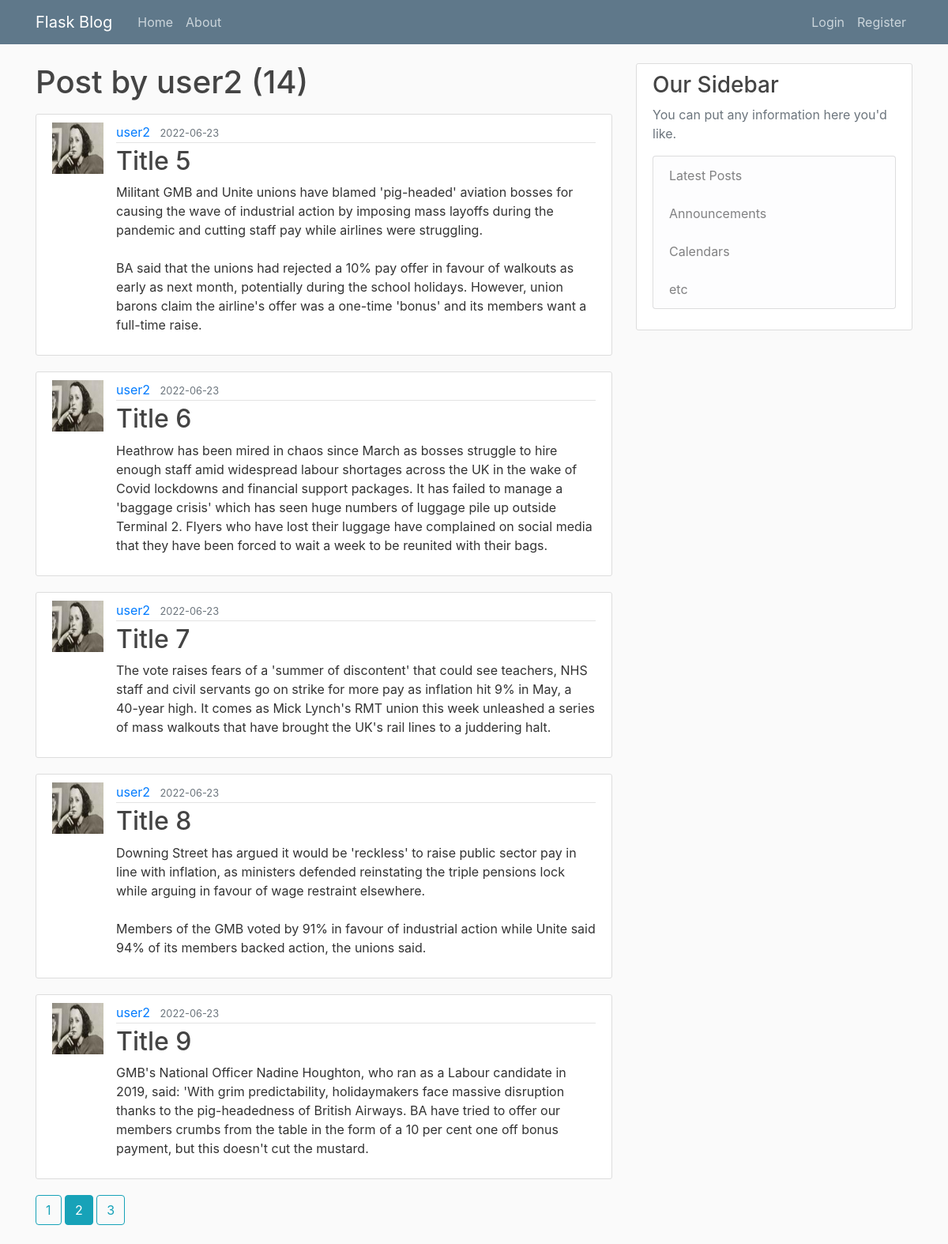
Screenshot of /user/user2?page=2 with the database file from the repository.
### flaskblog/models.py (models this page shows, shortened)
class User(db.Model, UserMixin):
    id = db.Column(db.Integer, primary_key=True)
    username = db.Column(db.String(20), unique=True, nullable=False)
    email = db.Column(db.String(120), unique=True, nullable=False)
    image_file = db.Column(db.String(20), nullable=False, default='default.jpg')
    password = db.Column(db.String(60), nullable=False)
    posts = db.relationship('Post', backref='author', lazy=True)

class Post(db.Model):
    id = db.Column(db.Integer, primary_key=True)
    title = db.Column(db.String(100), nullable=False)
    date_posted = db.Column(db.DateTime, nullable=False, default=dt.utcnow())
    content = db.Column(db.Text, nullable=False)
    user_id = db.Column(db.Integer, db.ForeignKey('user.id'), nullable=False)

### flaskblog/users/routes.py (the view)
@users.route("/user/<string:username>")
def user_posts(username):
    page = request.args.get('page', 1, type=int)
    user = User.query.filter_by(username=username).first_or_404()
    posts = Post.query.filter_by(author=user)\
        .order_by(Post.date_posted.desc())\
        .paginate(page=page, per_page=5)
    return render_template('user_post.html', posts=posts, user=user)

### flaskblog/templates/user_post.html (shortened to what this page needs)
{% extends "layout.html" %}
{% block content %}
    <h1 class="mb-3">Post by {{ user.username }} ({{ posts.total }})</h1>
    {% for post in posts.items %}
        <article class="media content-section">
          <img src="{{ url_for('static', filename='profile_pict/' + post.author.image_file) }}" alt="" class="rouded-circle article-img">
          <div class="media-body">
            <div class="article-metadata">
              <a class="mr-2" href="{{ url_for('users.user_posts', username=post.author.username) }}">{{ post.author.username }}</a>
              <small class="text-muted">{{ post.date_posted.strftime('%Y-%m-%d') }}</small>
            </div>
            <h2><a class="article-title" href="{{ url_for('posts.post', post_id=post.id) }}">{{ post.title }}</a></h2>
            <p class="article-content">{{ post.content }}</p>
          </div>
        </article>
    {% endfor %}
    {% for page_num in posts.iter_pages(left_edge=1, right_edge=1, left_current=1, right_current=2) %}
        {% if page_num %}
        {% if posts.page == page_num %}
          <a class="btn btn-info mb-4" href="{{ url_for('users.user_posts', username=user.username, page=page_num) }}">{{ page_num }} </a>
        {% else %}
          <a class="btn btn-outline-info mb-4" href="{{ url_for('users.user_posts', username=user.username, page=page_num) }}">{{ page_num }} </a>
        {% endif %}
        {% endif %}
    {% endfor %}
{% endblock content %}

### flaskblog/static/style.css (style rules this page uses)
body { background: #fafafa; color: #333333; margin-top: 5rem; }
h1, h2, h3, h4, h5, h6 { color: #444444; }
.content-section { background: #ffffff; padding: 10px 20px; border: 1px solid #dddddd; border-radius: 3px; margin-bottom: 20px; }
.article-title { color: #444444; }
.article-content { white-space: pre-line; }
.article-img { height: 65px; width: 65px; margin-right: 16px; }
.article-metadata { padding-bottom: 1px; margin-bottom: 4px; border-bottom: 1px solid #e3e3e3 }

### rows the page displays
User: username "user2"
Post: image_file (picture), author.username "user2", date_posted "2022-06-23", title "Title 5", content "Militant GMB and Unite unions have blamed 'pig-headed' aviation bosses for causing the wave of industrial action by imposing mass layoffs during the pandemic and cutting staff pay while airlines were struggling. BA said that the unions had rejected a 10% pay offer in favour of walkouts as early as next month, potentially during the school holidays. However, union barons claim the airline's offer was a one-time 'bonus' and its members want a full-time raise."
Post: image_file (picture), author.username "user2", date_posted "2022-06-23", title "Title 6", content "Heathrow has been mired in chaos since March as bosses struggle to hire enough staff amid widespread labour shortages across the UK in the wake of Covid lockdowns and financial support packages. It has failed to manage a 'baggage crisis' which has seen huge numbers of luggage pile up outside Terminal 2. Flyers who have lost their luggage have complained on social media that they have been forced to wait a week to be reunited with their bags."
Post: image_file (picture), author.username "user2", date_posted "2022-06-23", title "Title 7", content "The vote raises fears of a 'summer of discontent' that could see teachers, NHS staff and civil servants go on strike for more pay as inflation hit 9% in May, a 40-year high. It comes as Mick Lynch's RMT union this week unleashed a series of mass walkouts that have brought the UK's rail lines to a juddering halt."
Post: image_file (picture), author.username "user2", date_posted "2022-06-23", title "Title 8", content "Downing Street has argued it would be 'reckless' to raise public sector pay in line with inflation, as ministers defended reinstating the triple pensions lock while arguing in favour of wage restraint elsewhere. Members of the GMB voted by 91% in favour of industrial action while Unite said 94% of its members backed action, the unions said."
Post: image_file (picture), author.username "user2", date_posted "2022-06-23", title "Title 9", content "GMB's National Officer Nadine Houghton, who ran as a Labour candidate in 2019, said: 'With grim predictability, holidaymakers face massive disruption thanks to the pig-headedness of British Airways. BA have tried to offer our members crumbs from the table in the form of a 10 per cent one off bonus payment, but this doesn't cut the mustard."

### other values shown
{{ posts.total }} "14"
{{ page_num }} "1" "3"
{{ page_num }} "2"
